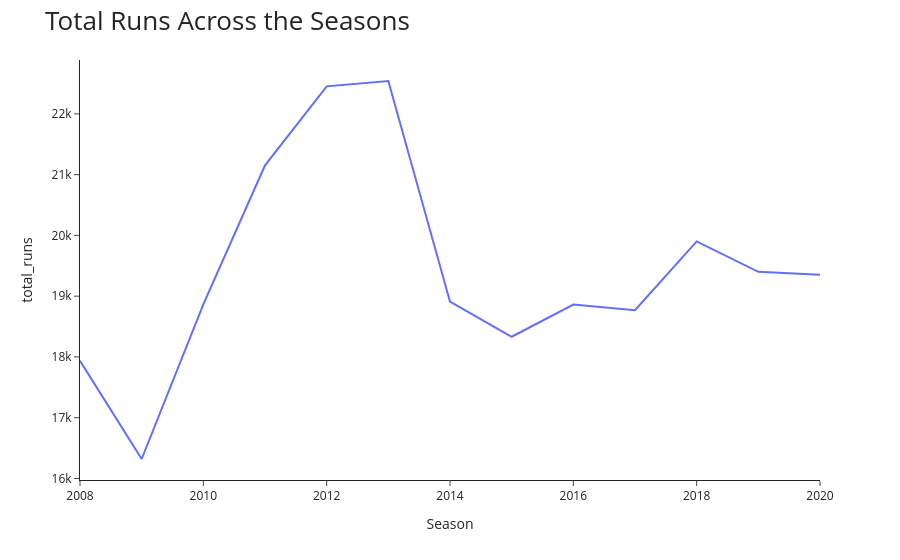

The cell this chart's notebook holds for it:
### Code cell
season = season_data.groupby(['Season'])['total_runs'].sum().reset_index()
p=season.set_index('Season')
fig = px.line(p, x=p.index,y="total_runs")
fig.update_layout(title="Total Runs Across the Seasons",
                  titlefont={'size': 26},template='simple_white'
                 )
fig.show()

### Figure 1 — Plotly figure (JSON) as saved in the notebook; plotly's stock layout.template omitted (floating-point values rounded to 4 significant figures)
{"data": [{"hovertemplate": "Season=%{x}<br>total_runs=%{y}<extra></extra>", "legendgroup": "", "line": {"color": "#636efa", "dash": "solid"}, "marker": {"symbol": "circle"}, "mode": "lines", "name": "", "orientation": "v", "showlegend": false, "type": "scatter", "x": [2008, 2009, 2010, 2011, 2012, 2013, 2014, 2015, 2016, 2017, 2018, 2019, 2020], "xaxis": "x", "y": [17937, 16320, 18864, 21154, 22453, 22541, 18909, 18332, 18862, 18769, 19901, 19400, 19352], "yaxis": "y"}], "layout": {"legend": {"tracegroupgap": 0}, "margin": {"t": 60}, "title": {"font": {"size": 26}, "text": "Total Runs Across the Seasons"}, "xaxis": {"anchor": "y", "domain": [0, 1], "title": {"text": "Season"}}, "yaxis": {"anchor": "x", "domain": [0, 1], "title": {"text": "total_runs"}}}}
